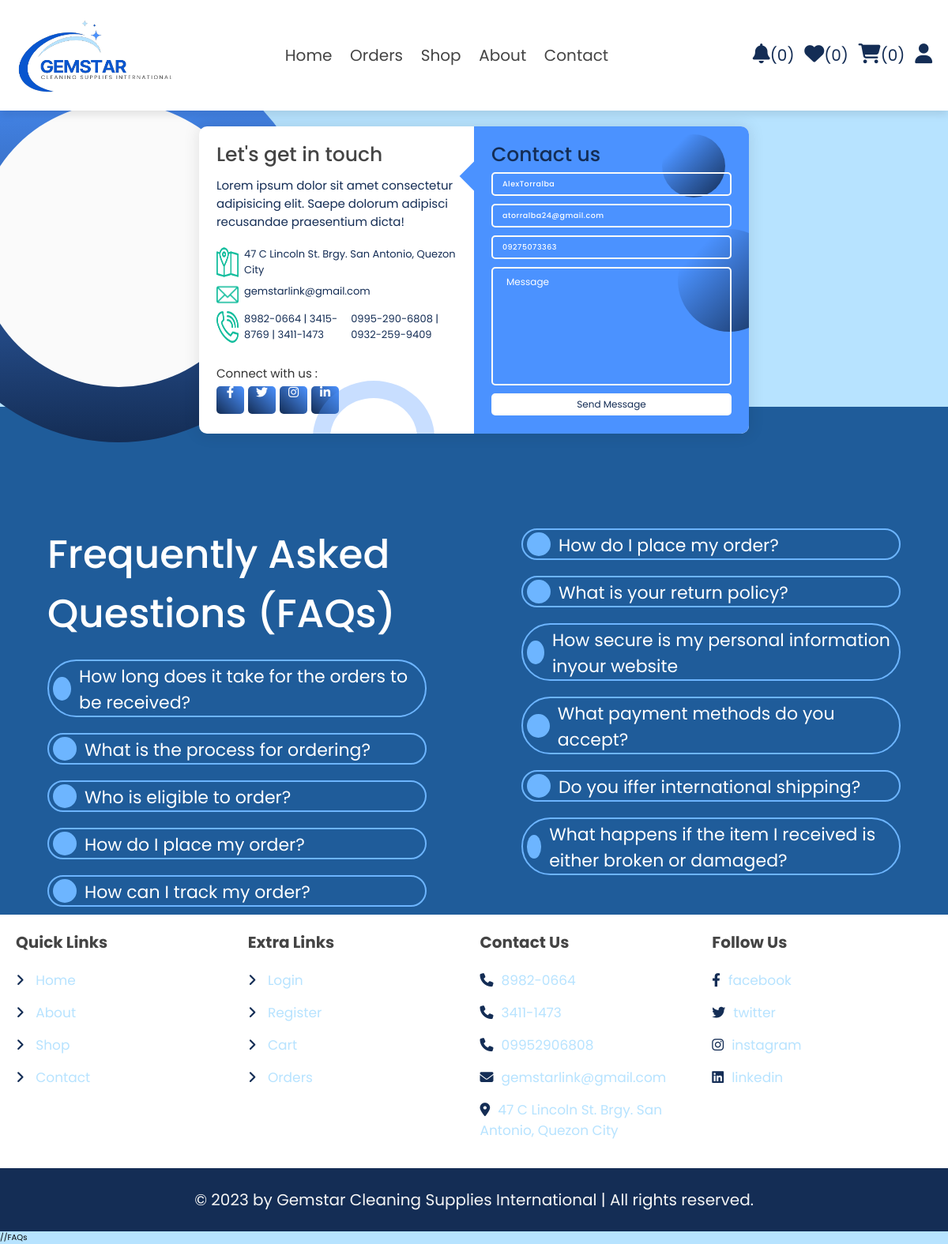
Page /contact.php (signed in) on the committed database.
### tables this page shows
CREATE TABLE `users` (
  `id` int(100) NOT NULL,
  `name` varchar(20) NOT NULL,
  `email` varchar(50) NOT NULL,
  `password` varchar(50) NOT NULL,
  `flat` varchar(50) NOT NULL,
  `city` varchar(50) NOT NULL,
  `state` varchar(50) NOT NULL,
  `number` char(50) NOT NULL DEFAULT '',
  `exp_date` varchar(50) NOT NULL,
  `reset_link_token` varchar(50) NOT NULL
);

### contact.php (the view, shortened to what this page needs)
<?php
include 'components/connect.php';
if(isset($_SESSION['user_id'])){
   $user_id = $_SESSION['user_id'];
}else{
   $user_id = '';
};
?>
<!DOCTYPE html>
<html lang="en">
<head>
   <link rel="stylesheet" href="https://cdnjs.cloudflare.com/ajax/libs/font-awesome/6.1.1/css/all.min.css">
   <link rel="stylesheet" href="css/contact-style.css">
</head>
<body>
<?php include 'components/user_header.php'; ?>
<div class="container">
      <span class="big-circle"></span>
      <div class="form">
        <div class="contact-info">
          <h3 class="title">Let's get in touch</h3>
          <p class="text">
            Lorem ipsum dolor sit amet consectetur adipisicing elit. Saepe
            dolorum adipisci recusandae praesentium dicta!
          </p>
        <div class="info">
          <div class="information">
              <img src="img/location.png" class="icon" alt="" />
              <p>47 C Lincoln St. Brgy. San Antonio, Quezon City</p>
          </div>
        <div class="information">
          <img src="img/email.png" class="icon" alt="" />
              <p>gemstarlink@gmail.com</p>
        </div>
            <div class="information">
              <img src="img/phone.png" class="icon" alt="" />
              <p>8982-0664 | 3415-8769 | 3411-1473</p>
              <p>0995-290-6808 | 0932-259-9409</p>
            </div>
          </div>
            <div class="social-media">
              <p>Connect with us :</p>
            <div class="social-icons">
              <a href="#">
                <i class="fab fa-facebook-f"></i>
              </a>
              <a href="#">
                <i class="fab fa-twitter"></i>
              </a>
              <a href="#">
                <i class="fab fa-instagram"></i>
              </a>
              <a href="#">
                <i class="fab fa-linkedin-in"></i>
              </a>
            </div>
          </div>
        </div>
        <div class="contact-form">
          <?php
          if($user_id == ''){
              echo '<p class="empty">please login to see your orders</p>';
          }else{
            $select_users = $conn->prepare("SELECT * FROM `users` WHERE id = ?");
            $select_users->execute([$user_id]);
            $fetch_users = $select_users->fetch(PDO::FETCH_ASSOC);
              $select_messages = $conn->prepare("SELECT * FROM `messages` WHERE user_id = ?");
              $select_messages->execute([$user_id]);
              $fetch_messages = $select_messages->fetch(PDO::FETCH_ASSOC);
          ?>
          <span class="circle one"></span>
          <span class="circle two"></span>
          <form action="" method="POST">
            <h3 class="title">Contact us</h3>
            <div class="input-container">
              <input type="text" name="name" class="input" required maxlength="20" value="<?=$fetch_users['name']?> " disabled />
              <span>Name</span>
            </div>
            <div class="input-container">
              <input type="email" name="email" class="input" required maxlength="50" value="<?=$fetch_users['email']?> " disabled/>
              <span>Email</span>
            </div>
            <div class="input-container read">
              <input type="tel" name="number" class="input"  required maxlength ="11"  value="<?=$fetch_users['number']?>"/>
              <span>Number</span>
            </div>
            <div class="input-container textarea">
              <textarea name="msg" class="input"></textarea>
              <label for="">Message</label>
              <span>Message</span>
            </div>
            <input type="submit" name="send" value="Send Message" class="btn-s <?php $count = 0; if($fetch_messages['message'] != ''){ echo 'disabled'; $count += 1; }else{ echo ''; $count = 0; }; ?>"/>
            <?php
          }
            ?>
          </form>
        </div>
      </div>
    </div>
<div class="containeracc">
  <div class="columnacc">
    <h2 class = "faqs">Frequently Asked Questions (FAQs)</h2>
    <div class="accordion">
      <div class="icon"></div>
      <h5>How long does it take for the orders to be received?</h5>
    </div>
    <div class="accordion">
      <div class="icon"></div>
      <h5>What is the process for ordering?</h5>
    </div>
    <div class="accordion">
      <div class="icon"></div>
      <h5>Who is eligible to order?</h5>
    </div>
    <div class="accordion">
      <div class="icon"></div>
      <h5>How do I place my order?</h5>
    </div>
    <div class="accordion">
      <div class="icon"></div>
      <h5>How can I track my order?</h5>
    </div>
  </div>
  <div class="column">
    <div class="accordion">
      <div class="icon"></div>
      <h5>How do I place my order?</h5>
    </div>
    <div class="accordion">
      <div class="icon"></div>
      <h5>What is your return policy?</h5>
    </div>
    <div class="accordion">
      <div class="icon"></div>
      <h5>How secure is my personal information inyour website</h5>
    </div>
    <div class="accordion">
      <div class="icon"></div>
      <h5>What payment methods do you accept?</h5>
    </div>
    <div class="accordion">
      <div class="icon"></div>
      <h5>Do you iffer international shipping?</h5>
    </div>
    <div class="accordion">
      <div class="icon"></div>
      <h5>What happens if the item I received is either broken or damaged?</h5>
    </div>
  </div>
</div>
<?php include 'components/footer.php'; ?>
//FAQs
</body>
</html>

### css/contact-style.css (style rules this page uses)
:root { --main-color:#142d55; --black:#444; --lightblue:#4b92ff; --aquamarine:#57e3ff; --blue: #0856cf; --white:#fff; --light-color:#B7E3FF; --light-bg:#f5f5f5; --orange:#f39c12; --red: #ff6969; --box-shadow:0 .5rem 1rem rgba(0,0,0,.1); --modal-duration: 1s; --modal-color: #428bca; }
* { font-family: 'Poppins', sans-serif; margin:0; padding:0; box-sizing: border-box; outline: none; border:none; text-decoration: none; }
html { font-size: 62.5%; overflow-x: hidden; }
body { background-color: var(--light-color); }
body, input, textarea { font-family: "Poppins", sans-serif; }
h2 { color: #4B92FF; font-size: 5em; margin-top: 3em; margin-bottom: 2rem; font-weight: 500; }
.container { position: relative; width: 100%; max-height: 100vh; padding: 2rem 2rem 5rem 2rem; background-color: transparent; overflow: hidden; display: flex; align-items: center; justify-content: center; }
.form { max-width: 60%; background-color: #fff; border-radius: 10px; box-shadow: 0 0 20px 1px rgba(0, 0, 0, 0.1); z-index: 10; overflow: hidden; display: grid; grid-template-columns: repeat(2, 1fr); font-size:150%; }
.contact-form { background-color: #4B92FF; position: relative; }
.circle { border-radius: 50%; background: linear-gradient(135deg, transparent 20%, #142D55); position: absolute; }
.circle.one { width: 130px; height: 130px; top: 130px; right: -40px; }
.circle.two { width: 80px; height: 80px; top: 10px; right: 30px; }
.contact-form:before { content: ""; position: absolute; width: 26px; height: 26px; background-color: #4B92FF; transform: rotate(45deg); top: 50px; left: -13px; }
form { padding: 2.3rem 2.2rem; z-index: 10; overflow: hidden; position: relative; }
.title { color: #142D55; font-weight: 500; font-size: 2.5rem; line-height: 1; margin-bottom: 1rem; }
.input-container { position: relative; margin: 1rem 0; }
.input { width: 100%; outline: none; border: 2px solid #fafafa; background: none; padding: 0.6rem 1.2rem; color: #fff; font-weight: 500; font-size: 0.95rem; letter-spacing: 0.5px; border-radius: 5px; transition: 0.3s; }
.read { pointer-events: none; }
textarea.input { padding: 0.8rem 1.2rem; min-height: 150px; border-radius: 5px; resize: none; overflow-y: auto; }
.input-container label { position: absolute; top: 50%; left: 15px; transform: translateY(-50%); padding: 0 0.4rem; color: #fff; font-size: 1.2rem; font-weight: 400; pointer-events: none; z-index: 1000; transition: 0.5s; }
.input-container.textarea label { top: 1rem; transform: translateY(0); }
.btn-s { padding: 0.6rem 1.3rem; background-color: #fff; border: 2px solid #fafafa; font-size: 1.2rem; color: #142D55; line-height: 1; border-radius: 5px; outline: none; cursor: pointer; transition: 0.3s; margin: 0; width: 100%; }
.input-container span { position: absolute; top: 0; left: 25px; transform: translateY(-50%); font-size: 0.8rem; padding: 0 0.4rem; color: transparent; pointer-events: none; z-index: 500; }
.input-container span:before, .input-container span:after { content: ""; position: absolute; width: 10%; opacity: 0; transition: 0.3s; height: 5px; background-color: #4B92FF; top: 50%; transform: translateY(-50%); }
.input-container span:before { left: 50%; }
.input-container span:after { right: 50%; }
.contact-info { padding: 2.3rem 2.2rem; position: relative; }
.contact-info .title { color: var(--black); }
.text { color: #142D55; margin: 1.5rem 0 2rem 0; }
.information { display: flex; color: #142D55; margin: 0.7rem 0; align-items: right; font-size: 1.3rem; align-content: center; justify-items: center; }
.icon { width: 28px; margin-right: 0.7rem; }
.social-media { padding: 2rem 0 0 0; }
.social-media p { color: #333; align-content: center; }
.social-icons { display: flex; margin-top: 0.5rem; }
.social-icons a { width: 35px; height: 35px; border-radius: 5px; background: linear-gradient(45deg, #142D55, #4B92FF); color: #fff; text-align: center; line-height: 35px; margin-right: 0.5rem; transition: 0.3s; }
.contact-info:before { content: ""; position: absolute; width: 110px; height: 100px; border: 22px solid #4B92FF; border-radius: 50%; bottom: -77px; right: 50px; opacity: 0.3; }
.big-circle { position: absolute; width: 500px; height: 500px; border-radius: 50%; background: linear-gradient(to bottom, #4B92FF, #142D55); bottom: 50%; right: 50%; transform: translate(-40%, 38%); }
.big-circle:after { content: ""; position: absolute; width: 360px; height: 360px; background-color: #fafafa; border-radius: 50%; top: calc(50% - 180px); left: calc(50% - 180px); }

### rows in the picture
users: name "AlexTorralba", email "atorralba24@gmail.com", number "09275073363"

### other values in the picture
sizeof($notif_messages) "0"
$total_wishlist_counts "0"
$total_cart_counts "0"
